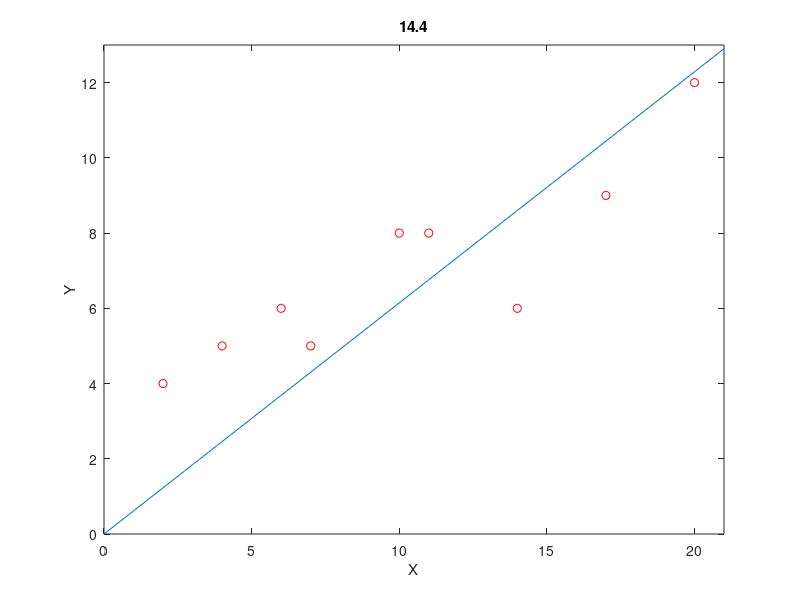
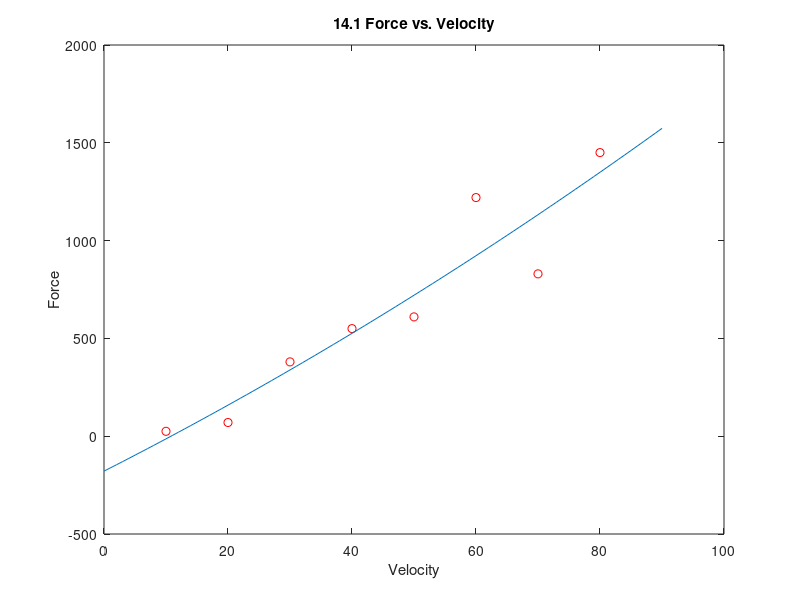

Write MATLAB code to recreate these figures, in order.
%%Raymond Waidmann
%%18157816 rcw5k2
%%MAE 3100 HW5

%%14.4
x=[2 4 6 7 10 11 14 17 20];
y=[4 5 6 5 8 8 6 9 12];
figure(1);
plot(x,y,'ro'); %%plotting the data points
hold on;
a=[0:21];
z = (744./1211).*a; %%hard coded function we calculated
plot(a,z);
axis([0 21 0 13]);
title('14.4');
xlabel('X');
ylabel('Y');
hold off;

%%14.1
v =[10 20 30 40 50 60 70 80];
f =[25 70 380 550 610 1220 830 1450];
figure(2);
plot(v,f,'ro'); %%plotting the data points
hold on;
b=[0:90];
m = (-21253./119) + (13547./840).*b + (1061./28560).*(b.^2); %%hard coded function we calculated
plot(b,m);
title('14.1 Force vs. Velocity');
xlabel('Velocity');
ylabel('Force');
hold off;

